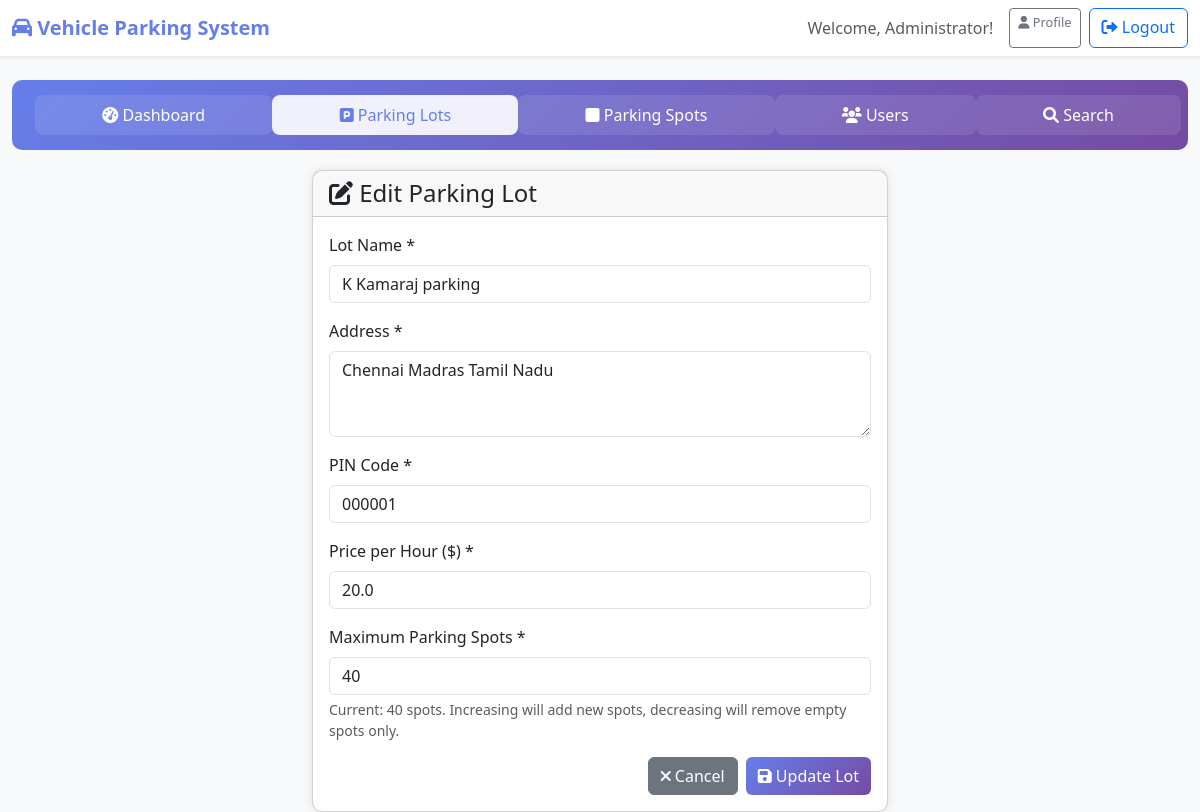
The page /admin/edit_lot/3 (signed in) on the database its author committed.
### tables this page shows
CREATE TABLE parking_lots (
            id INTEGER PRIMARY KEY AUTOINCREMENT,
            name TEXT NOT NULL,
            address TEXT NOT NULL,
            pin_code TEXT NOT NULL,
            price_per_hour REAL NOT NULL,
            max_spots INTEGER NOT NULL,
            created_at TIMESTAMP DEFAULT CURRENT_TIMESTAMP
        );

### app.py (the view, shortened to what this page needs)
@app.route('/admin/edit_lot/<int:lot_id>', methods=['GET', 'POST'])
def edit_lot(lot_id):
    if 'user_id' not in session or session['role'] != 'admin':
        return redirect(url_for('login'))
    conn = get_db_connection()
    lot = conn.execute('SELECT * FROM parking_lots WHERE id = ?', (lot_id,)).fetchone()
    conn.close()
    return render_template('edit_lot.html', lot=lot)

### app.py (called while the page is built)
def get_db_connection():
    conn = sqlite3.connect(DATABASE)
    conn.row_factory = sqlite3.Row
    return conn

### templates/edit_lot.html (shortened to what this page needs)
{% extends "base.html" %}
{% block content %}
<div class="row justify-content-center">
    <div class="col-md-8 col-lg-6">
        <div class="card">
            <div class="card-header">
                <h4 class="mb-0"><i class="fas fa-edit"></i> Edit Parking Lot</h4>
            </div>
            <div class="card-body">
                <form method="POST">
                    <div class="mb-3">
                        <label for="name" class="form-label">Lot Name *</label>
                        <input type="text" class="form-control" id="name" name="name" value="{{ lot.name }}" required>
                    </div>
                    <div class="mb-3">
                        <label for="address" class="form-label">Address *</label>
                        <textarea class="form-control" id="address" name="address" rows="3" required>{{ lot.address }}</textarea>
                    </div>
                    <div class="mb-3">
                        <label for="pin_code" class="form-label">PIN Code *</label>
                        <input type="text" class="form-control" id="pin_code" name="pin_code" value="{{ lot.pin_code }}" required>
                    </div>
                    <div class="mb-3">
                        <label for="price_per_hour" class="form-label">Price per Hour ($) *</label>
                        <input type="number" class="form-control" id="price_per_hour" name="price_per_hour"
                               step="0.01" min="0" value="{{ lot.price_per_hour }}" required>
                    </div>
                    <div class="mb-3">
                        <label for="max_spots" class="form-label">Maximum Parking Spots *</label>
                        <input type="number" class="form-control" id="max_spots" name="max_spots"
                               min="1" max="1000" value="{{ lot.max_spots }}" required>
                        <div class="form-text">
                            Current: {{ lot.max_spots }} spots.
                            Increasing will add new spots, decreasing will remove empty spots only.
                        </div>
                    </div>
                    <div class="d-grid gap-2 d-md-flex justify-content-md-end">
                        <a href="{{ url_for('admin_lots') }}" class="btn btn-secondary">
                            <i class="fas fa-times"></i> Cancel
                        </a>
                        <button type="submit" class="btn btn-primary">
                            <i class="fas fa-save"></i> Update Lot
                        </button>
                    </div>
                </form>
            </div>
        </div>
    </div>
</div>
{% endblock %}

### templates/base.html (style rules this page uses)
body { background-color: #f8f9fa; }
.card { border-radius: 10px; box-shadow: 0 0 10px rgba(0,0,0,0.1); }
.btn-primary { background: linear-gradient(135deg, #667eea 0%, #764ba2 100%); border: none; }

### rows shown on the page
parking_lots: name "K Kamaraj parking", address "Chennai Madras Tamil Nadu", pin_code "000001", price_per_hour "20.0", max_spots "40"

### other values the page prints
{{ session.full_name }} "Administrator"
